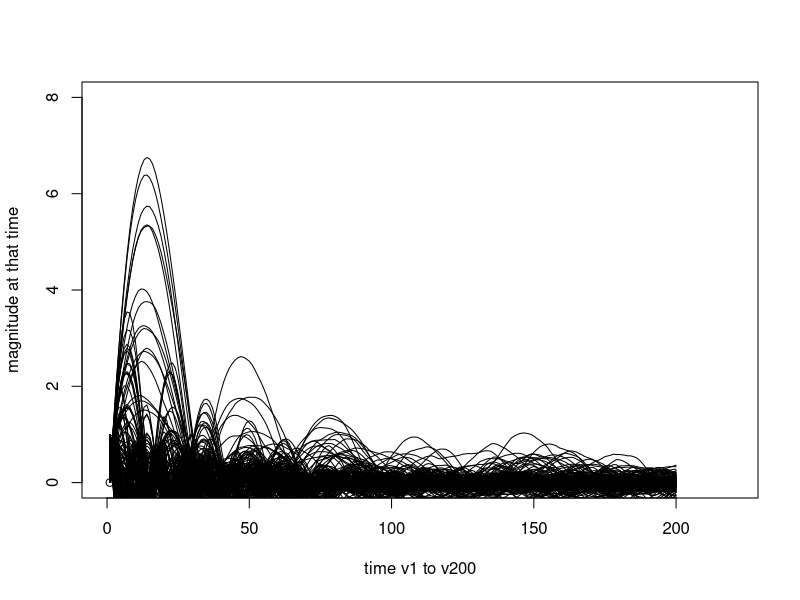
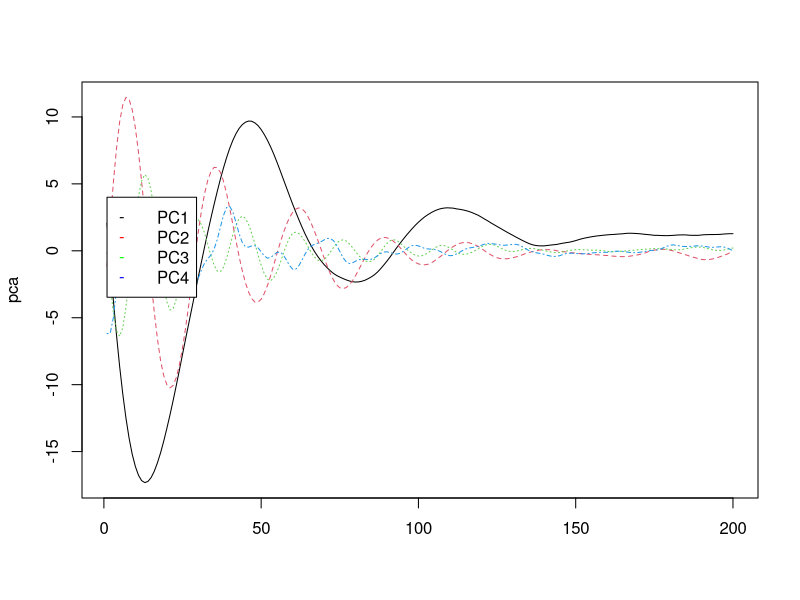

Here is the R script that generated these plots, in order:
## Question 4
## run from console ">source("Q_4a.r")"

#Load data:
  

time_series = read.csv("../time_series.csv")

plot(0, xlim=c(0,220), ylim= c(0,8), xlab="time v1 to v200", ylab="magnitude at that time")
apply(time_series, 1, lines, type="l")

#The above diagram shows the 200 time series objects. One thing is each object wave. And any wave has some properties such as amplitude and frequeny, wavelength etc. We can see that these waves differ in these properties. But for better visualization of the four models in this time-series data we have to do dimensionality reduction so we can view it better.



#Since its really hard to visualize this: we will use dimensionality reductoin technique(PCA):
#THE Below pca model clearly shows the four different time series models that are present in the data.
#It clearly catches the variance in the frequency and amplitude of these models. 



time_series_scaled = scale(t(time_series),center=TRUE,scale=FALSE)

# compute the covariace matrix (X-u)(X-u)^T   (n*1)(1*n) matrix = n*n(matrix)
n = nrow(time_series_scaled)
cov = t(time_series_scaled) %*% time_series_scaled/n

#Perform the PCA by computing the SVD of the sample co-variance matrix:
# singular value decomposition
svd =  svd(cov) # take the singular value decomposition S = UDU^t
svd$d
#Now lets perform the PCA:
pca = time_series_scaled %*% svd$u[,1:4]

# plot the principal components:
dim(pca)
matplot(pca, type="l")
legend(1, 4, c("    PC1", "    PC2", "    PC3", "    PC4"), pch="----", col = c("black", "red", "green", "blue"))




